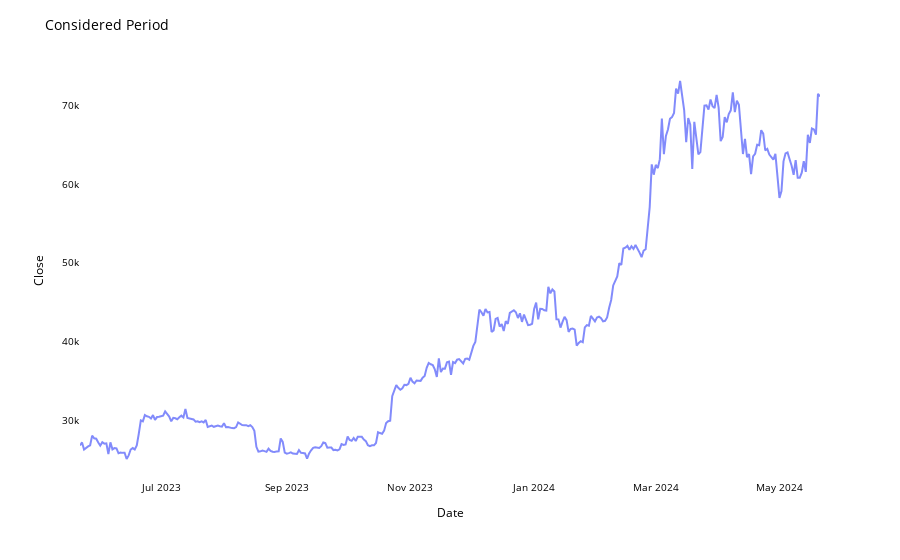

The notebook cell this image was saved under:
### Code cell
fig = px.line(data, x=data.Date, y=data.Close,labels={'date':'Date','close':'Close Price'})
fig.update_traces(marker_line_width=2, opacity=0.8, marker_line_color='orange')
fig.update_layout(title_text='Considered Period', 
                  plot_bgcolor='white', font_size=10, font_color='black')
fig.update_xaxes(showgrid=False)
fig.update_yaxes(showgrid=False)
fig.show()

### Figure 1 — Plotly figure (JSON) as saved in the notebook; plotly's stock layout.template omitted (floating-point values rounded to 4 significant figures; data arrays with more than 128 entries replaced by an {"elided": "..."} marker saying what was removed)
{"data": [{"hovertemplate": "Date=%{x}<br>Close=%{y}<extra></extra>", "legendgroup": "", "line": {"color": "#636efa", "dash": "solid"}, "marker": {"line": {"color": "orange", "width": 2}, "symbol": "circle"}, "mode": "lines", "name": "", "opacity": 0.8, "orientation": "v", "showlegend": false, "type": "scatter", "x": {"elided": "366 str values"}, "xaxis": "x", "y": {"elided": "366 float values"}, "yaxis": "y"}], "layout": {"autosize": true, "font": {"color": "black", "size": 10}, "legend": {"tracegroupgap": 0}, "margin": {"t": 60}, "plot_bgcolor": "white", "title": {"text": "Considered Period"}, "xaxis": {"anchor": "y", "autorange": true, "domain": [0, 1], "range": ["2023-05-22", "2024-05-21"], "showgrid": false, "title": {"text": "Date"}, "type": "date"}, "yaxis": {"anchor": "x", "autorange": true, "domain": [0, 1], "range": [22460.0, 75750.0], "showgrid": false, "title": {"text": "Close"}, "type": "linear"}}}
